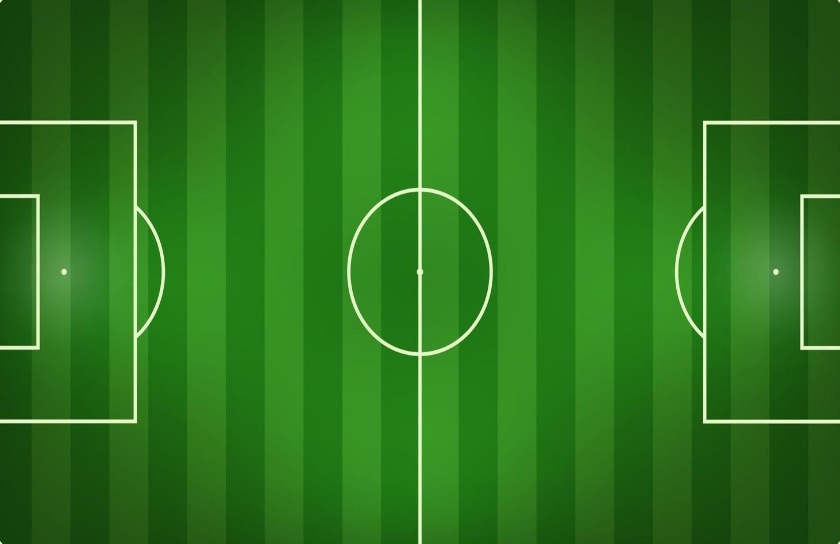
#> input picture data/football/field.jpg, 840 x 544 px
$ python field_lines.py
#> lines starting #> are read from the running program, lines starting #| are printed output that depends on the picture; after the words box and inside, x2 and y2 are one past the last pixel; in counts of white or black regions, pixels touching at a corner belong together
import cv2
import numpy as np

def select_points(event, x, y, flags, param):
    """Callback function to store selected points."""
    img = param
    if event == cv2.EVENT_LBUTTONDOWN:
        print(img[x,y])
        cv2.imshow("image", img)


# Load the image
image = cv2.imread('data/football/field.jpg')
#> image is the input picture: shape (544, 840, 3); mean B, G, R 28.5, 116, 43.5
print(image.shape)
#| (544, 840, 3)
# [8 lines of commented-out code are left out]

x = 0
y = 10
while True:
    img_copy = image.copy()
    # cv2.line(img_copy, (0,y), (600,y), (0,255,255), 1)
    cv2.line(img_copy, (x,0), (x,400), (255,0,70), 1)
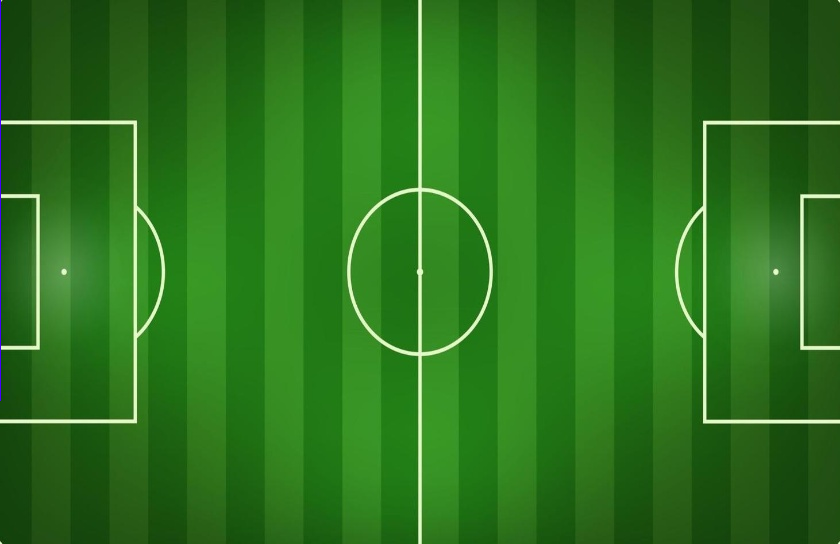
#> img_copy: shape (544, 840, 3); 0.09% of pixels changed, all inside (x1, y1, x2, y2) = (0, 0, 1, 401)
    cv2.imshow('', img_copy)
    key = cv2.waitKeyEx()
#> (key Esc is pressed here)
    if key == 113:  # ESC key to exit
        break
    elif key == 65362:  # Up arrow key
        y-=1
    elif key == 65364:  # Down arrow key
        y+=1
    elif key == 65361:  # Left arrow key
        x-=1
    elif key == 65363:  # Right arrow key
        x+=1
    print(x,y)
